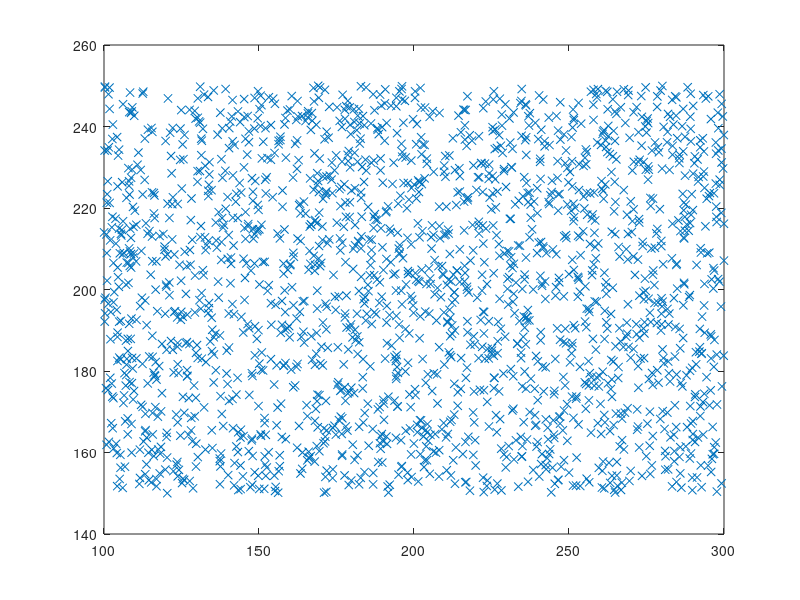
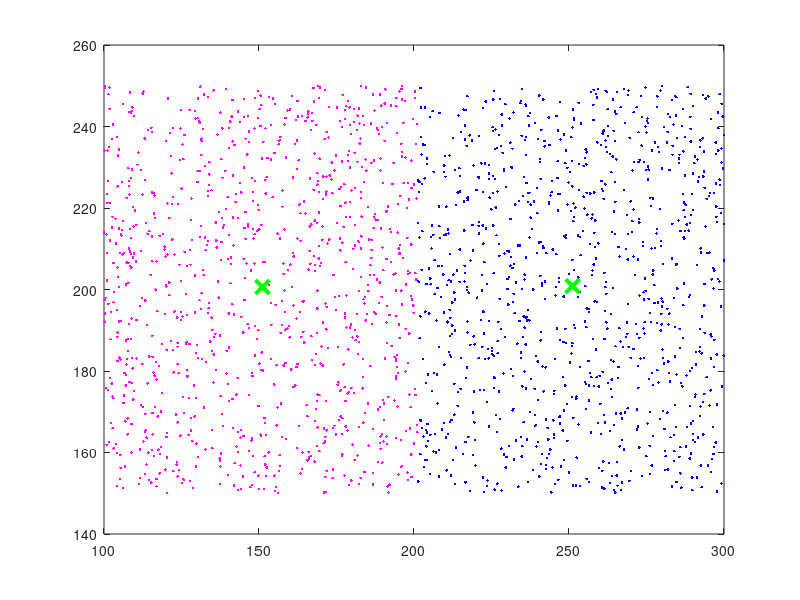
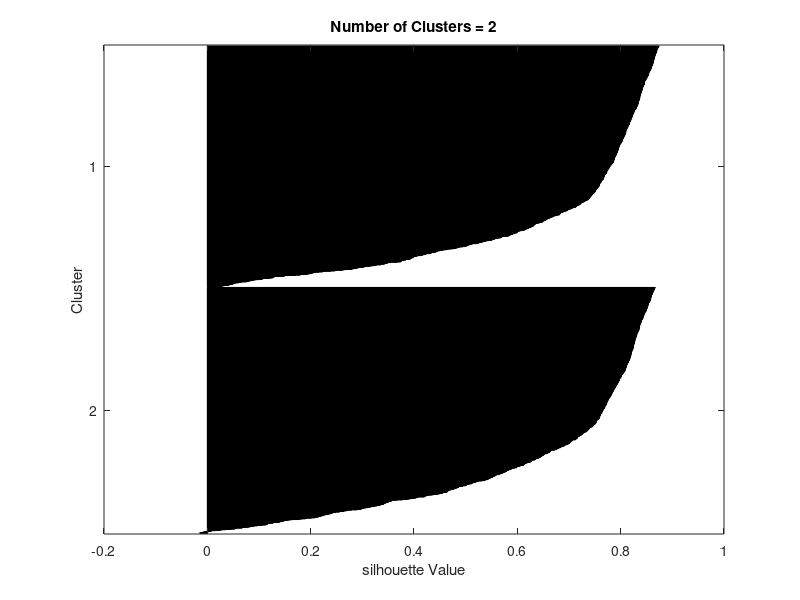

The MATLAB script that drew these images, in order:
clear all;
clc;
close all;
rng(0);

xmin=100;
xmax=300;
n=2000;
x =[xmin+rand(1,n)*(xmax-xmin)];
x=x';
xmin=150;
xmax=250;
y =[xmin+rand(1,n)*(xmax-xmin)];
y=y';
dataset = [x,y];

plot(dataset(:,1),dataset(:,2), 'x')

[idx C] = kmeans(dataset, 2)
figure;
plot(dataset(idx==1,1),dataset(idx==1,2),'b.')%'idx==1' finds  
hold on;
plot(dataset(idx==2,1),dataset(idx==2,2),'m.')
hold on;
plot(C(:,1),C(:,2),'xg',...
     'MarkerSize',10,'LineWidth',3) 
 hold on;
[silh,h] = silhouette (dataset,idx,'sqEuclidean');
title(['Number of Clusters = 2']);
xlabel 'silhouette Value'
ylabel 'Cluster';
meansilh = mean(silh);
